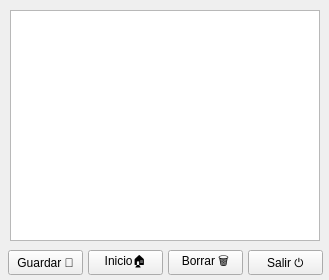
<?xml version="1.0" encoding="UTF-8"?>
<ui version="4.0">
 <class>Form</class>
 <widget class="QWidget" name="Form">
  <property name="windowModality">
   <enum>Qt::ApplicationModal</enum>
  </property>
  <property name="geometry">
   <rect>
    <x>0</x>
    <y>0</y>
    <width>329</width>
    <height>280</height>
   </rect>
  </property>
  <property name="windowTitle">
   <string>Linea</string>
  </property>
  <widget class="QPushButton" name="cmdBorrar">
   <property name="geometry">
    <rect>
     <x>168</x>
     <y>250</y>
     <width>75</width>
     <height>25</height>
    </rect>
   </property>
   <property name="text">
    <string>Borrar 🗑</string>
   </property>
   <property name="shortcut">
    <string>Return</string>
   </property>
  </widget>
  <widget class="QListWidget" name="liwVistas">
   <property name="geometry">
    <rect>
     <x>10</x>
     <y>10</y>
     <width>310</width>
     <height>231</height>
    </rect>
   </property>
  </widget>
  <widget class="QPushButton" name="cmdSalir">
   <property name="geometry">
    <rect>
     <x>248</x>
     <y>250</y>
     <width>75</width>
     <height>25</height>
    </rect>
   </property>
   <property name="text">
    <string>Salir ⏻</string>
   </property>
   <property name="shortcut">
    <string>Esc</string>
   </property>
  </widget>
  <widget class="QPushButton" name="cmdGrabar">
   <property name="geometry">
    <rect>
     <x>8</x>
     <y>250</y>
     <width>75</width>
     <height>25</height>
    </rect>
   </property>
   <property name="text">
    <string>Guardar 💾</string>
   </property>
  </widget>
  <widget class="QPushButton" name="cmdInicio">
   <property name="geometry">
    <rect>
     <x>88</x>
     <y>250</y>
     <width>75</width>
     <height>25</height>
    </rect>
   </property>
   <property name="text">
    <string>Inicio🏠</string>
   </property>
  </widget>
 </widget>
 <resources/>
 <connections/>
</ui>
